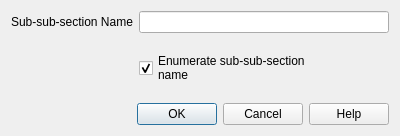
<?xml version="1.0" encoding="UTF-8"?>
<ui version="4.0">
 <class>Dialog_SubSubSection</class>
 <widget class="QDialog" name="Dialog_SubSubSection">
  <property name="geometry">
   <rect>
    <x>0</x>
    <y>0</y>
    <width>400</width>
    <height>136</height>
   </rect>
  </property>
  <property name="minimumSize">
   <size>
    <width>400</width>
    <height>136</height>
   </size>
  </property>
  <property name="maximumSize">
   <size>
    <width>400</width>
    <height>136</height>
   </size>
  </property>
  <property name="windowTitle">
   <string>LaTeX Office Writer</string>
  </property>
  <layout class="QGridLayout" name="gridLayout">
   <item row="0" column="1">
    <widget class="QLineEdit" name="lineEditChapter">
     <property name="maxLength">
      <number>140</number>
     </property>
    </widget>
   </item>
   <item row="0" column="0">
    <widget class="QLabel" name="labelChapter">
     <property name="text">
      <string>Sub-sub-section Name</string>
     </property>
    </widget>
   </item>
   <item row="3" column="0" colspan="2">
    <widget class="QDialogButtonBox" name="buttonBox">
     <property name="orientation">
      <enum>Qt::Horizontal</enum>
     </property>
     <property name="standardButtons">
      <set>QDialogButtonBox::Cancel|QDialogButtonBox::Help|QDialogButtonBox::Ok</set>
     </property>
    </widget>
   </item>
   <item row="1" column="1" rowspan="2">
    <widget class="QCheckBox" name="checkBoxEnumerate">
     <property name="text">
      <string>Enumerate sub-sub-section 
name</string>
     </property>
     <property name="checked">
      <bool>true</bool>
     </property>
    </widget>
   </item>
  </layout>
 </widget>
 <resources/>
 <connections>
  <connection>
   <sender>buttonBox</sender>
   <signal>accepted()</signal>
   <receiver>Dialog_SubSubSection</receiver>
   <slot>accept()</slot>
   <hints>
    <hint type="sourcelabel">
     <x>199</x>
     <y>108</y>
    </hint>
    <hint type="destinationlabel">
     <x>199</x>
     <y>67</y>
    </hint>
   </hints>
  </connection>
  <connection>
   <sender>buttonBox</sender>
   <signal>rejected()</signal>
   <receiver>Dialog_SubSubSection</receiver>
   <slot>reject()</slot>
   <hints>
    <hint type="sourcelabel">
     <x>199</x>
     <y>108</y>
    </hint>
    <hint type="destinationlabel">
     <x>199</x>
     <y>67</y>
    </hint>
   </hints>
  </connection>
 </connections>
</ui>
